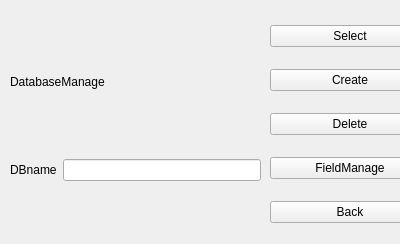
<?xml version="1.0" encoding="UTF-8"?>
<ui version="4.0">
 <class>ui_manage</class>
 <widget class="QWidget" name="ui_manage">
  <property name="geometry">
   <rect>
    <x>0</x>
    <y>0</y>
    <width>400</width>
    <height>244</height>
   </rect>
  </property>
  <property name="windowTitle">
   <string>Form</string>
  </property>
  <widget class="QWidget" name="verticalLayoutWidget">
   <property name="geometry">
    <rect>
     <x>270</x>
     <y>9</y>
     <width>160</width>
     <height>231</height>
    </rect>
   </property>
   <layout class="QVBoxLayout" name="verticalLayout">
    <item>
     <widget class="QPushButton" name="pushButton_select">
      <property name="text">
       <string>Select</string>
      </property>
     </widget>
    </item>
    <item>
     <widget class="QPushButton" name="pushButton_create">
      <property name="text">
       <string>Create</string>
      </property>
     </widget>
    </item>
    <item>
     <widget class="QPushButton" name="pushButton_delete">
      <property name="text">
       <string>Delete</string>
      </property>
     </widget>
    </item>
    <item>
     <widget class="QPushButton" name="pushButton_FieldManage">
      <property name="text">
       <string>FieldManage</string>
      </property>
     </widget>
    </item>
    <item>
     <widget class="QPushButton" name="pushButton_back">
      <property name="text">
       <string>Back</string>
      </property>
     </widget>
    </item>
   </layout>
  </widget>
  <widget class="QWidget" name="verticalLayoutWidget_2">
   <property name="geometry">
    <rect>
     <x>10</x>
     <y>10</y>
     <width>251</width>
     <height>171</height>
    </rect>
   </property>
   <layout class="QVBoxLayout" name="verticalLayout_2">
    <item>
     <widget class="QLabel" name="label">
      <property name="text">
       <string>DatabaseManage</string>
      </property>
     </widget>
    </item>
    <item>
     <layout class="QHBoxLayout" name="horizontalLayout">
      <item>
       <widget class="QLabel" name="label_2">
        <property name="text">
         <string>DBname</string>
        </property>
       </widget>
      </item>
      <item>
       <widget class="QLineEdit" name="lineEdit"/>
      </item>
     </layout>
    </item>
   </layout>
  </widget>
 </widget>
 <resources/>
 <connections/>
</ui>
